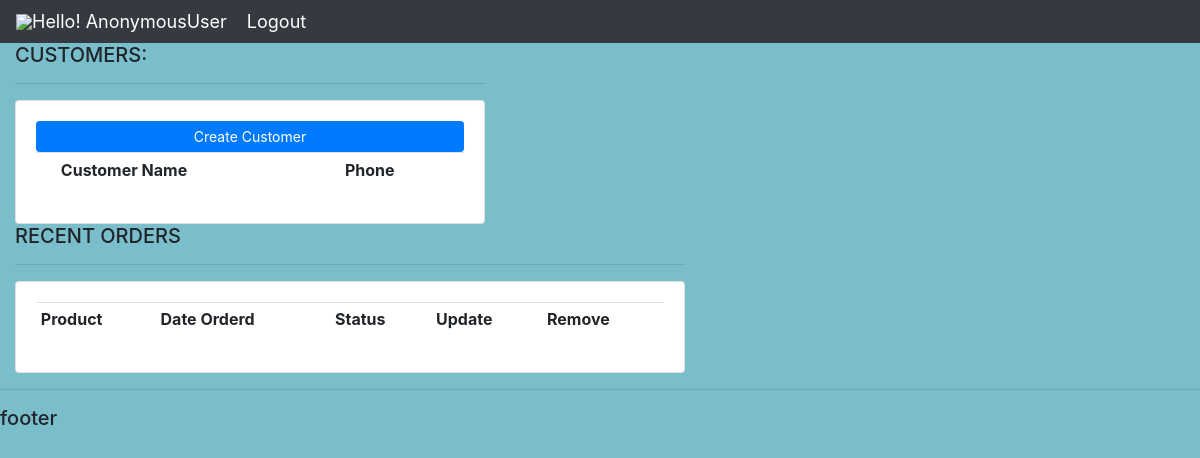
Before: / with the older database file.
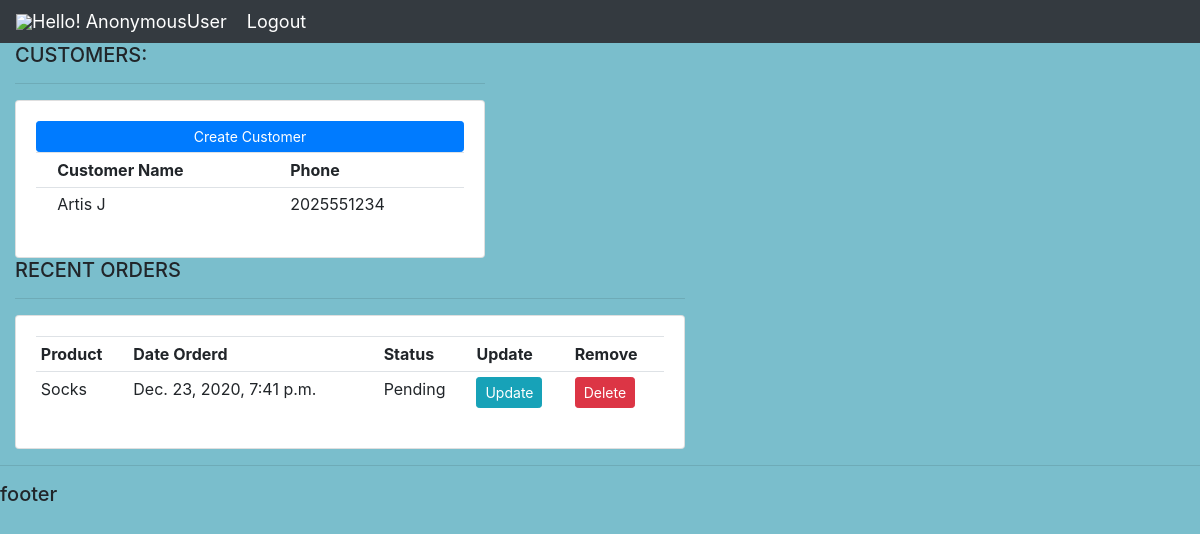
After: the same page with the newer database file.
### Accounts/models.py (models this page shows, shortened)
class Customer(models.Model):
  user = models.OneToOneField(User, null=True, on_delete=models.CASCADE)
  name = models.CharField(max_length=200,null=True)
  phone = models.CharField(max_length=200,null=True)
  email = models.CharField(max_length=200,null=True)
  date_created = models.DateTimeField(auto_now_add=True, null=True)

class Order(models.Model):
  STATUS = (
    ('Pending','Pending'),
    ('Out for delivery','Out for delivery'),
    ('Delivered','Delivered'),
  )
  customer = models.ForeignKey(Customer, null=True, on_delete=models.SET_NULL)
  product = models.ForeignKey(Product, null=True, on_delete=models.SET_NULL)
  date_created = models.DateTimeField(auto_now_add=True, null=True)
  status = models.CharField(max_length=200, null=True,choices=STATUS)
  note = models.CharField(max_length=200, null=True)

class Product(models.Model):
  CATEGORY = (
    ('Indoor', 'Indoor'),
    ('Outdoor', 'Outdoor'),
  )
  name = models.CharField(max_length=20, null=True)
  price = models.FloatField(null=True)
  category = models.CharField(max_length=20, null=True, choices=CATEGORY)
  description = models.CharField(max_length=200, null=True, blank=True)
  date_created = models.DateTimeField(auto_now_add=True, null=True)
  tag = models.ManyToManyField(Tag)
  def __str__(self):
    return self.name

### Accounts/views.py (the view)
# urls.py: path('', views.homePage, name='home'),
def homePage(request):
  orders = Order.objects.all()
  customers = Customer.objects.all()
  total_customers= customers.count()
  total_orders = orders.count()
  delivered = orders.filter(status='Delivered').count()
  pending = orders.filter(status='Pending').count()
  context = {'orders':orders, 'customers': customers,
            'total_orders':total_orders, 'total_customers':total_customers,'delivered':delivered, 'pending':pending}
  return render(request, 'Accounts/dashboard.html', context)

### Accounts/templates/Accounts/dashboard.html
{% extends 'Accounts/base.html' %}
{% block body %}
<br>
<h1>Dashboard</h1>
<div class="row">
	<div class="col-md-5">
		<h5>CUSTOMERS:</h5>
		<hr>
		<div class="card card-body">
			<a class="btn btn-primary  btn-sm btn-block" href="">Create Customer</a>
			<table class="table table-sm">
				<tr>
					<th></th>
					<th>Customer Name</th>
					<th>Phone</th>
				</tr>
				{% for customer in customers %}
				<tr>
					<td></td>
					<td>{{customer.name}}</td>
					<td>{{customer.phone}}</td>
				</tr>
				{% endfor %}
			</table>
		</div>
	</div>
	<div class="col-md-7">
		<h5>RECENT ORDERS</h5>
		<hr>
		<div class="card card-body">
			<table class="table table-sm">
				<tr>
					<th>Product</th>
					<th>Date Orderd</th>
					<th>Status</th>
					<th>Update</th>
					<th>Remove</th>
				</tr>
					{% for order in orders %}
					<tr>
						<td>{{order.product}}</td>
						<td>{{order.date_created}}</td>
						<td>{{order.status}}</td>
						<td><a class="btn btn-sm btn-info"
							href="#">Update</a></td>
						<td><a class="btn btn-sm btn-danger"
							href="#">Delete</a></td>
					</tr>
					{% endfor %}
			</table>
		</div>
	</div>
</div>
{% endblock %}

Changed rows visible on the page:
added Customer: name "Artis J", phone "2025551234"
added Order: product "Socks", date_created "Dec. 23, 2020, 7:41 p.m.", status "Pending"
